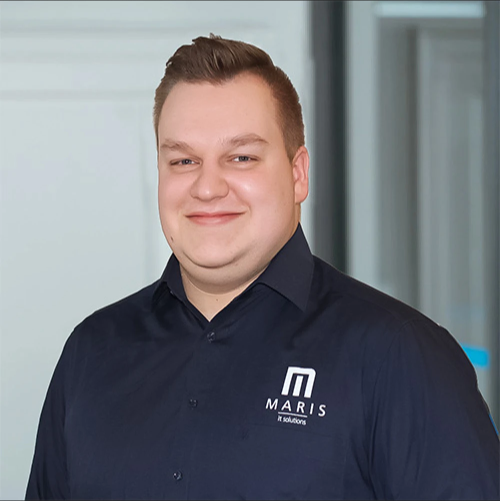
#> input picture testPics/0002-R.png, 1000 x 1002 px, given in place of out.png, which was not available (shown at 1/2 size)
$ python analyze_lighting.py out.png   (older library calls are emulated)
#> lines starting #> are read from the running program, lines starting #| are printed output that depends on the picture; after the words box and inside, x2 and y2 are one past the last pixel; in counts of white or black regions, pixels touching at a corner belong together; long printed decimals are rounded; pictures that were not available may be replaced by others from this repository, and a replacement may not be noted
import cv2
import numpy as np
import json
import sys

def analyze_lighting_physics(image_path):
    """Analysiert Lichtverhältnisse und physikalische Konsistenz"""
#> called with image_path = 'out.png'

    img = cv2.imread(image_path)
#> img is the input picture: shape (1002, 1000, 3); mean B, G, R 124.2, 118.9, 117.4
    hsv = cv2.cvtColor(img, cv2.COLOR_BGR2HSV)
#> hsv: shape (1002, 1000, 3); mean H, S, V 90.1, 54.2, 132

    analysis = {
        "lighting_analysis": {
            "light_source_consistency": 0.0,
            "shadow_direction_consistency": 0.0,
            "exposure_uniformity": 0.0,
            "ai_lighting_score": 0.0,
            "anomalies": []
        }
    }

    # 1. Helligkeit-Verteilung analysieren
    brightness = hsv[:,:,2]
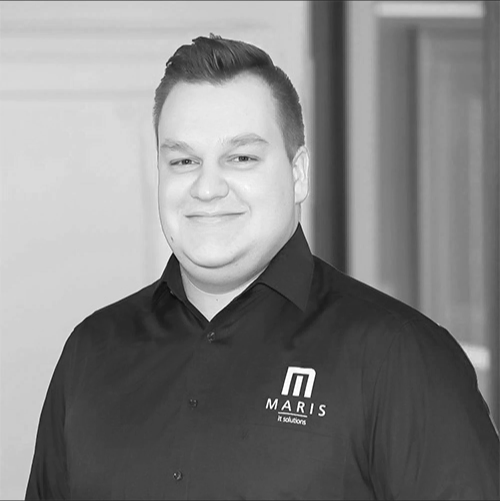
#> brightness: shape (1002, 1000) (shown at 1/2 size); min 0, max 255, mean 132

    # Erkenne sehr helle Bereiche (Lichtquellen)
    bright_mask = brightness > 200
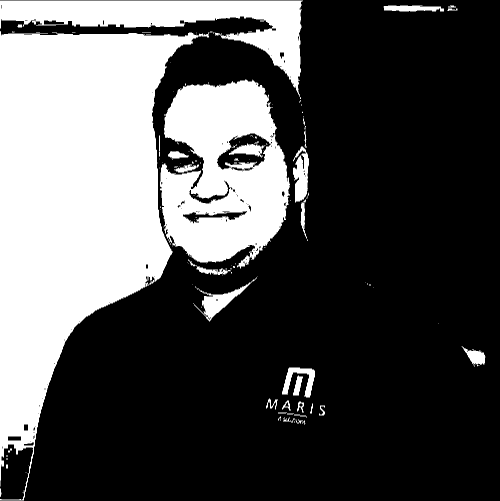
#> bright_mask: shape (1002, 1000) bool (shown at 1/2 size); 31.9% white; 152 white regions (115 under 20 px), largest, box (x1, y1, x2, y2) and area: (0, 62, 418, 1001) 204870, (320, 159, 580, 537) 65554, (0, 1, 606, 193) 35378
    bright_regions = cv2.connectedComponents(bright_mask.astype(np.uint8))[0]
#> bright_regions = 153

    # 2. Schatten-Richtung analysieren
    shadow_consistency = analyze_shadow_directions(img)
    analysis["lighting_analysis"]["shadow_direction_consistency"] = shadow_consistency

    # 3. Exposure-Anomalien
    exposure_score = check_exposure_anomalies(brightness)
    analysis["lighting_analysis"]["exposure_uniformity"] = exposure_score

    # 4. Lichtquelle-Konsistenz
    light_consistency = check_light_source_consistency(bright_regions, brightness)
    analysis["lighting_analysis"]["light_source_consistency"] = light_consistency

    # Gesamtscore
    ai_indicators = 0
    total_checks = 3

    if shadow_consistency < 0.8:  # Inkonsistente Schatten
        ai_indicators += 1
        analysis["lighting_analysis"]["anomalies"].append("Inconsistent shadow directions")

    if exposure_score < 0.7:  # Unnatürliche Belichtung
        ai_indicators += 1
        analysis["lighting_analysis"]["anomalies"].append("Unnatural exposure patterns")

    if light_consistency < 0.7:  # Inkonsistente Lichtquellen
        ai_indicators += 1
        analysis["lighting_analysis"]["anomalies"].append("Inconsistent light sources")

    analysis["lighting_analysis"]["ai_lighting_score"] = ai_indicators / total_checks

    return analysis

def analyze_shadow_directions(img):
    """Analysiert Schatten-Richtungen für Konsistenz"""
    gray = cv2.cvtColor(img, cv2.COLOR_BGR2GRAY)
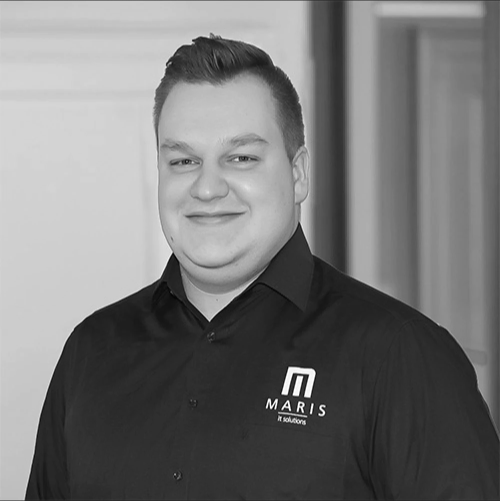
#> gray: shape (1002, 1000) (shown at 1/2 size); min 0, max 255, mean 119.1

    # Gradient-basierte Kantenerkennung
    grad_x = cv2.Sobel(gray, cv2.CV_64F, 1, 0, ksize=3)
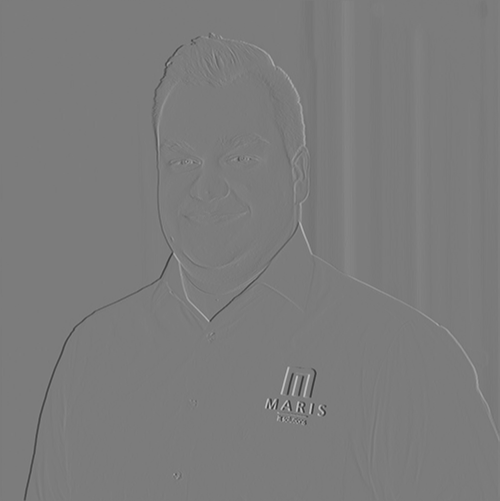
#> grad_x: shape (1002, 1000) float64 (shown at 1/2 size); min -841, max 887, mean -0.9; drawn with min black and max white
    grad_y = cv2.Sobel(gray, cv2.CV_64F, 0, 1, ksize=3)

    # Berechne dominante Gradient-Richtung
    angles = np.arctan2(grad_y, grad_x)
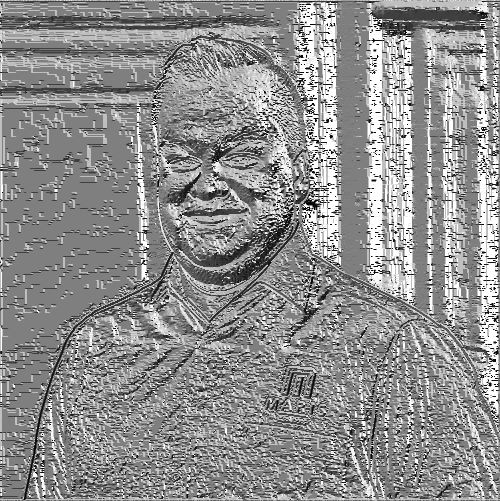
#> angles: shape (1002, 1000) float64 (shown at 1/2 size); min -3.14, max 3.14, mean 0.399; drawn with min black and max white

    # Histogramm der Winkel
    hist, _ = np.histogram(angles, bins=36, range=(-np.pi, np.pi))
#> hist = 36 values, max 376220 at index 18, min 5360 at index 12, mean 27833.3

    # Konsistenz = wie konzentriert sind die Schatten-Richtungen?
    max_bin = np.max(hist)
#> max_bin = 376220
    total = np.sum(hist)
#> total = 1002000

    consistency = max_bin / total if total > 0 else 0
#> consistency = 0.375
#> in analyze_lighting_physics, `shadow_consistency = analyze_shadow_directions(img)`: shadow_consistency = 0.751
    return min(consistency * 2, 1.0)  # Normalisiere

def check_exposure_anomalies(brightness):
    """Prüft auf unnatürliche Belichtungsverteilung"""

    # Berechne Helligkeits-Histogramm
    hist = cv2.calcHist([brightness], [0], None, [256], [0, 256])
#> hist = 256 values, max 29518 at index 210, min 0 at index 1, mean 3914.1

    # Normalisiere
    hist = hist.flatten() / hist.sum()
#> hist = 256 values, max 0.0295 at index 210, min 0 at index 1, mean 0.00391

    # Natürliche Bilder haben meist eine Gauss-ähnliche Verteilung
    # AI-Bilder oft zu gleichmäßig oder zu extreme Verteilungen

    # Berechne "Natürlichkeit" der Verteilung
    mean_brightness = np.mean(brightness)
#> mean_brightness = 132
    std_brightness = np.std(brightness)
#> std_brightness = 67.04
#> in analyze_lighting_physics, `exposure_score = check_exposure_anomalies(brightness)`: exposure_score = 0.8

    # Sehr niedrige STD = zu gleichmäßig (AI-typisch)
    # Sehr hohe STD = zu kontrastreich (AI-typisch)

    if std_brightness < 20:  # Zu gleichmäßig
        return 0.2
    elif std_brightness > 80:  # Zu kontrastreich
        return 0.3
    else:
        return 0.8  # Normal

def check_light_source_consistency(bright_regions, brightness):
    """Prüft Konsistenz der Lichtquellen"""
#> called with bright_regions = 153

    if bright_regions < 2:
        return 0.7  # Eine Lichtquelle ist normal

    # Mehrere Lichtquellen sollten ähnliche Intensität haben
    # (vereinfachte Annahme)

    bright_pixels = brightness[brightness > 200]
    if len(bright_pixels) == 0:
        return 0.5

    brightness_std = np.std(bright_pixels)
#> brightness_std = 8.29

    # Niedrige STD = konsistente Lichtquellen
    # Hohe STD = inkonsistente Lichtquellen (AI-verdächtig)

    consistency = max(0, 1.0 - (brightness_std / 50))
#> consistency = 0.834
    return consistency

if __name__ == "__main__":
    if len(sys.argv) != 2:
        print("Usage: python lighting_analysis.py <image_path>")
        sys.exit(1)

    result = analyze_lighting_physics(sys.argv[1])
#> result = 1 item
    print(json.dumps(result, indent=2))
#| {
#|   "lighting_analysis": {
#|     "light_source_consistency": 0.8342,
#|     "shadow_direction_consistency": 0.7509,
#|     "exposure_uniformity": 0.8,
#|     "ai_lighting_score": 0.3333,
#|     "anomalies": [
#|       "Inconsistent shadow directions"
#|     ]
#|   }
#| }
